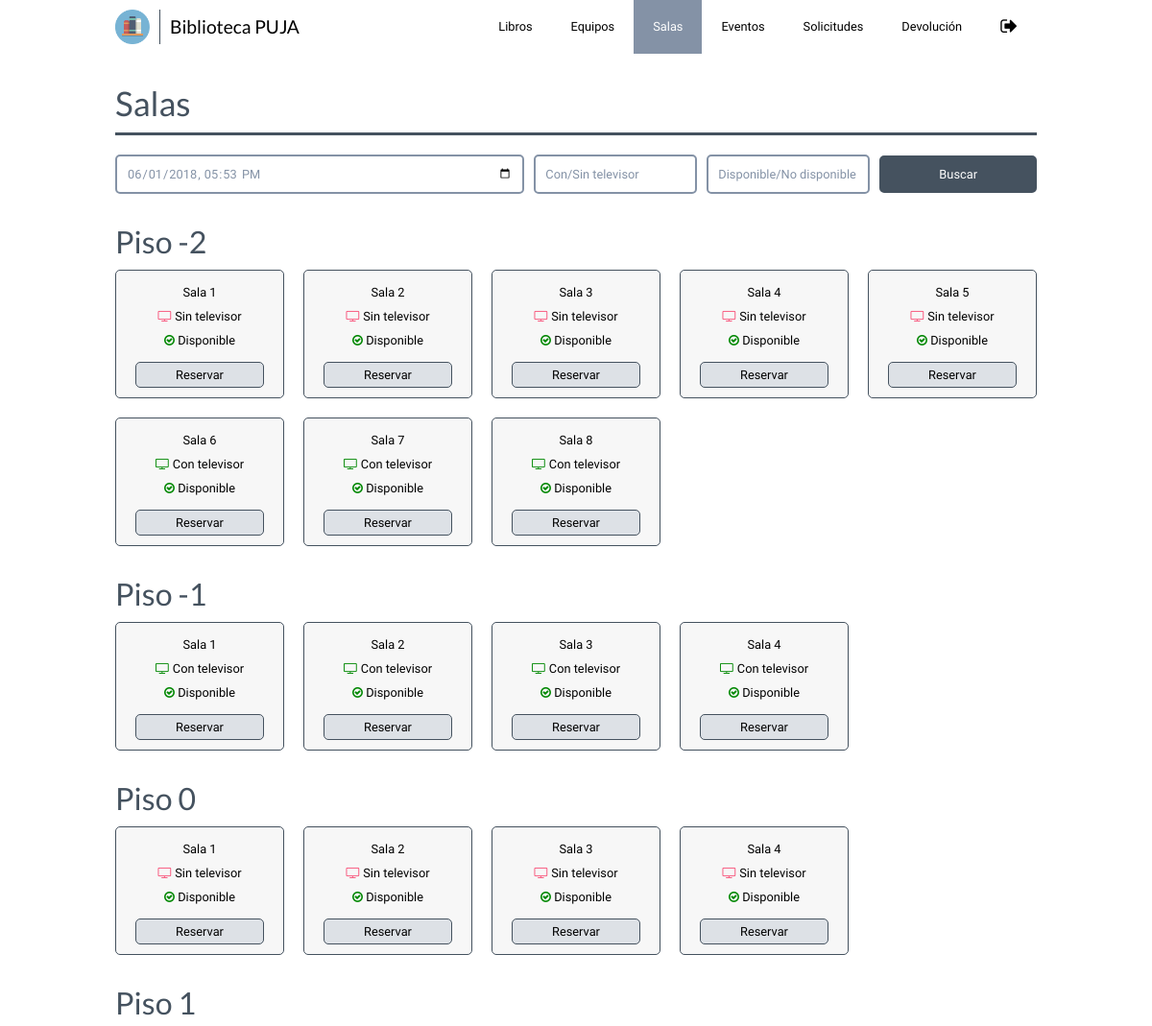
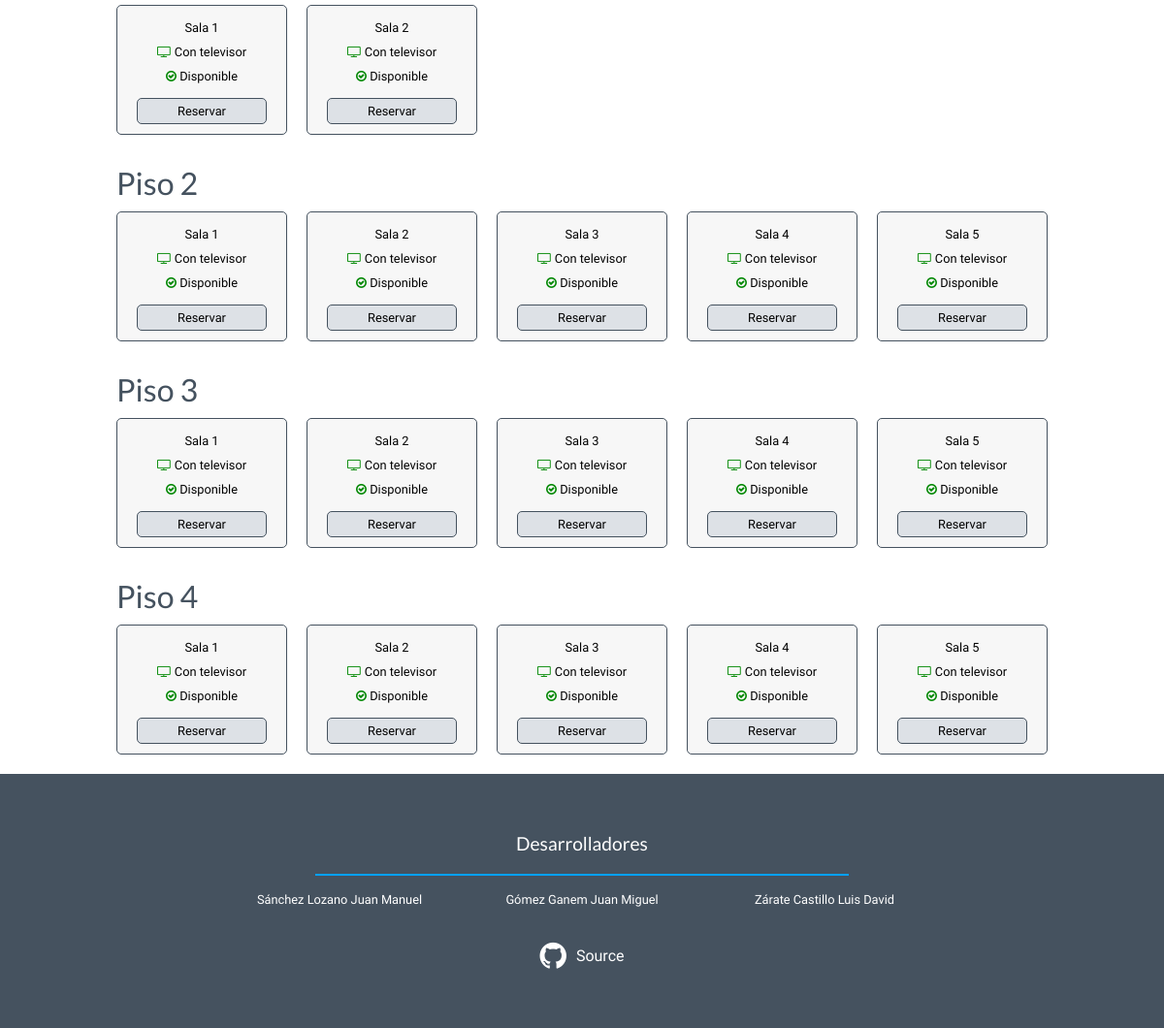
The app's page /rooms/index.php (signed in) with its own data (2 pictures, top to bottom).
### tables this page shows
CREATE TABLE IF NOT EXISTS `room` (
  `id` INT NOT NULL AUTO_INCREMENT,
  `tv` TINYINT(1) NOT NULL,
  `number` INT NOT NULL,
  `floor_id` INT NOT NULL,
  PRIMARY KEY (`id`),
  UNIQUE INDEX `number_UNIQUE` (`number` ASC, `floor_id` ASC),
  INDEX `fk_room_floor1_idx` (`floor_id` ASC),
  CONSTRAINT `fk_room_floor1`
    FOREIGN KEY (`floor_id`)
    REFERENCES `floor` (`id`)
    ON DELETE CASCADE
    ON UPDATE CASCADE);

### rooms/index.php (called while the page is built, shortened)
<?php
$time = Core::FormatDate(time());
$tv = "n";
$available = "n";
$floors = Floor::getAll();
$roomsFloors = array();
while($floor = $floors->fetch_object()) {
    $roomsFloors[] = array(
        "floor_id" => $floor->id,
        "floor_number" => $floor->number,
        "floor_rooms" => Floor::getRoomsFloor($floor->id, $time, $tv, $available)
    );
}
include(PAGES . "rooms.php");
?>

### _classes/core.php (called while the page is built, shortened)
<?php
include_once("mysql.php");
class Core {
	public static $mysqlcon;
    public static function db() {
    	return static::$mysqlcon;
    }
	private function __construct() {
		static::$mysqlcon = new MySQL($this, MYSQL_HOSTNAME, MYSQL_USERNAME, MYSQL_PASSWORD, MYSQL_DATABASE);
	}
	public static function Clean($strInput, $ignoreHtml = false, $nl2br = false, $encoding = "UTF-8") {
		$strInput = stripslashes(trim($strInput));
		if (!$ignoreHtml) {
			$strInput = htmlspecialchars($strInput, ENT_QUOTES | ENT_HTML5, $encoding);
		}
		return $strInput;
	}
	public static function FormatDate($date, $format = "Y-m-d\TH:i") {
		return date($format, $date);
	}
}
?>

### _classes/floor.php (called while the page is built, shortened)
<?php
class Floor {
    public static function getAll() {
        return Core::db()->doQuery("SELECT * FROM floor ORDER BY number;");
    }
    public static function getRoomsFloor($floor_id, $time, $tv = "", $available = "") {
        $floor_id = Core::Clean($floor_id);
        $tv = Core::Clean($tv);
        $available = Core::Clean($available);
        $time = Core::Clean($time);
        $extra = "";
        $query = "
            SELECT
            	room.id AS room_id, tv, room.number AS room_number, floor_id,
            	floor.number AS floor_number,
            	available
            FROM
            	room JOIN floor ON (floor.id = room.floor_id)
            	JOIN (
                    SELECT
            			room.id AS room_id,
                    	(
            		        SELECT
            		     		!COUNT(*)
            		     	FROM
            		        	room_reservation JOIN reservation_detail ON (reservation_detail.id = room_reservation.reservation_detail_id)
            		     	WHERE
            		        	room_reservation.room_id = room.id
            		        	AND reservation_detail.status = 'approved'
            		        	AND (
            		                reservation_detail.date_reservation <= TIMESTAMP('$time')
            		                AND TIMESTAMP('$time') <= DATE_ADD(reservation_detail.date_reservation , INTERVAL reservation_detail.time HOUR)
             		           )
            		    ) AS available
            		FROM
            			room
                ) AS room_available ON (room.id = room_available.room_id)
            WHERE
                floor.id = '$floor_id'
                $extra
            ORDER BY room.number;
        ";
        return Core::db()->doQuery($query);
    }
}
?>

### _classes/mysql.php (called while the page is built, shortened)
<?php
class MySQL {
	private $connected;
	private $hostname;
	private $username;
	private $password;
	private $database;
	public $link;
	public function __construct($core, $host, $user, $pass, $db) {
		$this->connected = false;
		$this->hostname = $host;
		$this->username = $user;
		$this->password = $pass;
		$this->database = $db;
	}
	public function isConnected() {
		return $this->connected;
	}
	public function connect() {
		$this->link = new mysqli($this->hostname, $this->username, $this->password, $this->database);
		if ($this->link->connect_errno) {
			$this->error($this->link->connect_error);
		} else {
			$this->connected = true;
		}
	}
	public function doQuery($query) {
		if($this->IsConnected()) {
			return $this->link->query($query);
		} else {
			$this->error('Could not process query, no active db connection detected..');
		}
	}
}
?>

### _pages/rooms.php (the view, shortened to what this page needs)
<!DOCTYPE html>
<html lang="<?php echo LANGUAGE; ?>">
    <?php include(INCLUDES . "head.php") ?>
    <body>
        <?php include(INCLUDES . "navbar.php"); ?>
        <main class="maincontent">
            <h1 class="pw-title">Salas</h1>
            <form class="pw-form inline pw-room-serch-form" method="GET">
                <section class="pw-room-fields">
                    <input type="datetime-local" name="time" class="pw-form-item" value="<?php echo $time; ?>" />
                    <section class="pw-room-selects">
                        <select name="tv" class="pw-form-item" id="room-form-tv">
                            <option value="n">Con/Sin televisor</option>
                        </select>
                        <select name="available" class="pw-form-item" id="room-form-available">
                            <option value="n">Disponible/No disponible</option>
                        </select>
                    </section>
                </section>
                <button type="submit" class="pw-form-button pw-form-center" name="find-room-form">Buscar</button>
            </form>
            <?php foreach ($roomsFloors as $rooms) { ?>
                <h2>Piso <?php echo $rooms["floor_number"]; ?></h2>
                <section class="pw-floor-rooms">
                    <?php while ($room = $rooms["floor_rooms"]->fetch_object()) {?>
                        <section class="pw-floor-room">
                            <span>Sala <?php echo $room->room_number; ?></span>
                            <span>
                                <span class="pwi pwi-television <?php echo ($room->tv ? "pw-green" : "pw-red");?>"></span>
                                <?php echo ($room->tv ? "Con" : "Sin");?> televisor
                            </span>
                            <span>
                                <span class="pwi pwi-<?php echo ($room->available ? "check-circle-o pw-green" : "times-circle-o pw-red");?>"></span>
                                 <?php echo ($room->available ? "Disponible" : "No disponible");?>
                            </span>
                            <?php if($room->available) { ?>
                                <button class="pw-button thin transparent modal-reserve-room"
                                    room_id="<?php echo $room->room_id; ?>"
                                    floor_number="<?php echo $rooms["floor_number"]; ?>"
                                    room_number="<?php echo $room->room_number; ?>">Reservar</button>
                            <?php } ?>
                        </section>
                    <?php } ?>
                </section>
            <?php } ?>
        </main>
        <?php include(INCLUDES . "footer.php"); ?>
    </body>
</html>

### records on screen
room: number "1", tv 0 (drawn)
room: number "2", tv 0 (drawn)
room: number "3", tv 0 (drawn)
room: number "4", tv 0 (drawn)
room: number "5", tv 0 (drawn)
room: number "6", tv 1 (drawn)
room: number "7", tv 1 (drawn)
room: number "8", tv 1 (drawn)
room: number "1", tv 1 (drawn)
room: number "2", tv 1 (drawn)
room: number "3", tv 1 (drawn)
room: number "4", tv 1 (drawn)
room: number "1", tv 0 (drawn)
room: number "2", tv 0 (drawn)
room: number "3", tv 0 (drawn)
room: number "4", tv 0 (drawn)
room: number "1", tv 1 (drawn)
room: number "2", tv 1 (drawn)
room: number "1", tv 1 (drawn)
room: number "2", tv 1 (drawn)
room: number "3", tv 1 (drawn)
room: number "4", tv 1 (drawn)
room: number "5", tv 1 (drawn)
room: number "1", tv 1 (drawn)
room: number "2", tv 1 (drawn)
room: number "3", tv 1 (drawn)
room: number "4", tv 1 (drawn)
room: number "5", tv 1 (drawn)
room: number "1", tv 1 (drawn)
room: number "2", tv 1 (drawn)
room: number "3", tv 1 (drawn)
room: number "4", tv 1 (drawn)
room: number "5", tv 1 (drawn)

### other values on screen
SITE_NAME "Biblioteca PUJA"
$rooms["floor_number"] "-2"
$rooms["floor_number"] "-1"
$rooms["floor_number"] "0"
$rooms["floor_number"] "1"
$rooms["floor_number"] "2"
$rooms["floor_number"] "3"
$rooms["floor_number"] "4"
